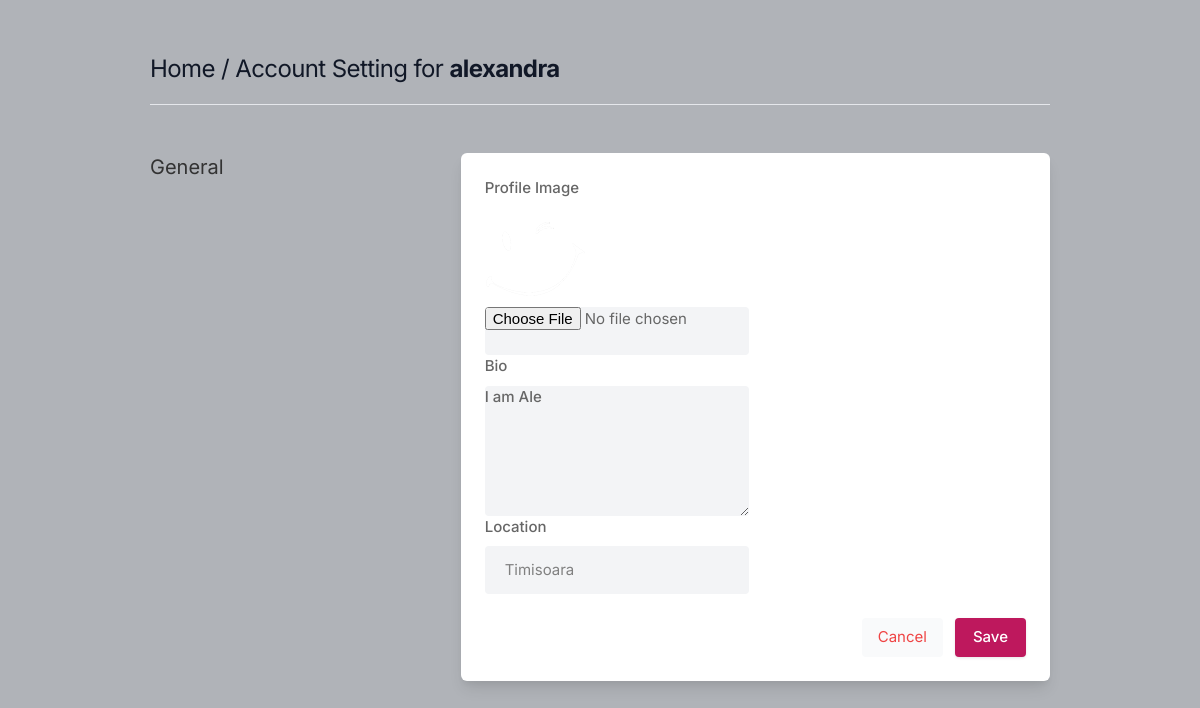
The app's page /settings (signed in) with its own data.
### core/models.py (models this page shows, shortened)
class Profile(models.Model):
    user = models.ForeignKey(User, on_delete=models.CASCADE)
    id_user = models.IntegerField()
    bio = models.TextField(blank=True)
    profileimg = models.ImageField(upload_to='profile_images', default='wink.png')
    location = models.CharField(max_length=100, blank=True)

### core/views.py (the view, shortened to what this page needs)
# urls.py: path('settings', views.settings, name='settings'),
def settings(request):
    if request.user.is_authenticated:
        user_profile = Profile.objects.get(user=request.user)
        return render(request, 'setting.html', {'user_profile': user_profile})
    else:
        return redirect('signup')

### templates/setting.html (shortened to what this page needs)
{% load static %}
<!DOCTYPE html>
<html lang="en">
<head>
    <link rel="stylesheet" href="{% static 'assets/css/icons.css' %}">
    <link rel="stylesheet" href="{% static 'assets/css/uikit.css' %}">
    <link rel="stylesheet" href="{% static 'assets/css/style.css' %}">
    <link rel="stylesheet" href="{% static 'assets/css/tailwind.css' %}">
</head>
<body>
            <div class="container m-auto">
                <h1 class="text-2xl leading-none text-gray-900 tracking-tight mt-3"><a href="/">Home</a> / Account Setting for <b>{{user.username}}</b></h1>
            <br>
            <hr>
                <div class="grid lg:grid-cols-3 mt-12 gap-8">
                    <div>
                        <h3 class="text-xl mb-2"> General</h3>
                    </div>
                    <div class="bg-white rounded-md lg:shadow-lg shadow col-span-2">
                       <div class="grid grid-cols-2 gap-3 lg:p-6 p-4">
                    <form action="" method="POST" enctype="multipart/form-data">
                            <div class="col-span-2">
                                <label for=""> Profile Image</label>
                                <img width="100" height="100" src="{{user_profile.profileimg.url}}"/>
                                <input type="file" name="image" value="{{user_profile.profileimg}}" class="shadow-none bg-gray-100">
                            </div>
                            <div class="col-span-2">
                                <label for="about">Bio</label>
                                <textarea id="about" name="bio" rows="3"  class="shadow-none bg-gray-100">{{user_profile.bio}}</textarea>
                            </div>
                            <div class="col-span-2">
                                <label for=""> Location</label>
                                <input type="text" name="location" value="{{user_profile.location}}" class="shadow-none bg-gray-100">
                            </div>
                       </div>
                       <div class="bg-gray-10 p-6 pt-0 flex justify-end space-x-3">
                           <button class="p-2 px-4 rounded bg-gray-50 text-red-500"> <a href="/">Cancel</a> </button>
                           <button type="submit" class="button bg-blue-700"> Save </button>
                       </div>
                    </div>
                    </div>
                    <br>
                </div>
</body>
</html>

### static/assets/css/style.css (style rules this page uses)
body { background-color: #B0B3B8!important; }
button { vertical-align: middle; }
span.button, button.button { background-color: #be185d; top: 0; color: #fff; position: relative; padding: 8px 18px; line-height: 22px; position: relative; font-weight: 500; font-size: 15px; display: inline-block; -webkit-transition: all 0.2s ease-in-out; transition: all 0.2s ease-in-out; cursor: pointer; overflow: hidden; border: none; border-radius: 4px; -webkit-box-shadow: 0 1px 3px rgba(0, 0, 0, 0.1); box-shadow: 0 1px 3px rgba(0, 0, 0, 0.1); }
input { height: 48px; line-height: 48px; padding: 0 20px; outline: none; font-size: 15px; color: #808080; max-width: 100%; width: 100%; -webkit-box-sizing: border-box; box-sizing: border-box; display: block; font-weight: 400; opacity: 1; border-radius: 4px; border: none; -webkit-box-shadow: 0 1px 4px 0px rgba(0, 0, 0, 0.12); box-shadow: 0 1px 4px 0px rgba(0, 0, 0, 0.12); }
input[type="text"], input[type="password"], input[type="email"], input[type="number"] { height: 48px; line-height: 48px; padding: 0 20px; outline: none; font-size: 15px; color: #808080; max-width: 100%; width: 100%; -webkit-box-sizing: border-box; box-sizing: border-box; display: block; font-weight: 400; opacity: 1; border-radius: 4px; border: none; -webkit-box-shadow: 0 1px 4px 0px rgba(0, 0, 0, 0.12); box-shadow: 0 1px 4px 0px rgba(0, 0, 0, 0.12); }
textarea { height: 48px; line-height: 48px; padding: 0 20px; outline: none; font-size: 15px; color: #808080; margin: 0 0 16px 0; max-width: 100%; width: 100%; -webkit-box-sizing: border-box; box-sizing: border-box; display: block; background-color: #fff; font-weight: 500; opacity: 1; border-radius: 4px; border: none; -webkit-box-shadow: 0 1px 4px 0px rgba(0, 0, 0, 0.12); box-shadow: 0 1px 4px 0px rgba(0, 0, 0, 0.12); }
input { -webkit-transition: all 0.1s ease-in-out; transition: all 0.1s ease-in-out; }
::placeholder { color: #808080; opacity: 1; }
textarea { height: auto; line-height: 27px; padding: 20px; min-height: 130px; -webkit-transition: none !important; transition: none !important; min-width: 100%; }
label, legend { display: block; font-weight: bold; font-size: 15px; font-weight: 500; margin-bottom: 8px; }
button { border: none; margin: 0; padding: 0; width: auto; overflow: visible; background: transparent; color: inherit; font: inherit; line-height: normal; cursor: pointer; }
a { color: #be185d; -webkit-transition: 0.3s; transition: 0.3s; outline: none !important; }
button { outline: none !important; }
img { max-width: 100%; }
body { color: #666; font-size: 15px; line-height: 27px; background-color: #f0f2f5; font-family: "Inter", sans-serif; text-transform: none; }
h1, h2, h3, h4, h5, h6 { font-family: "Inter", sans-serif; text-transform: none; }
input[type="text"], input[type="password"], input[type="email"] { font-family: "Inter", sans-serif; text-transform: none; }
textarea, select { font-family: "Inter", sans-serif; text-transform: none; }
button, body .pac-container { font-family: "Inter", sans-serif; text-transform: none; }
h1, h2, h3, h4, h5, h6 { color: #333; font-weight: 500; margin: 0; padding: 0; }
h1 { font-size: 32px; }
h3 { font-size: 22px; }
b, strong { font-weight: 700 !important; }
@media (min-width: 1024px) { .container { max-width: 900px !important; padding-top: 45px; } }
.shadow-none { -webkit-box-shadow: none !important; box-shadow: none !important; }

### records on screen
Profile: profileimg (picture), bio "I am Ale", location "Timisoara"

### other values on screen
{{ user.username }} "alexandra"
